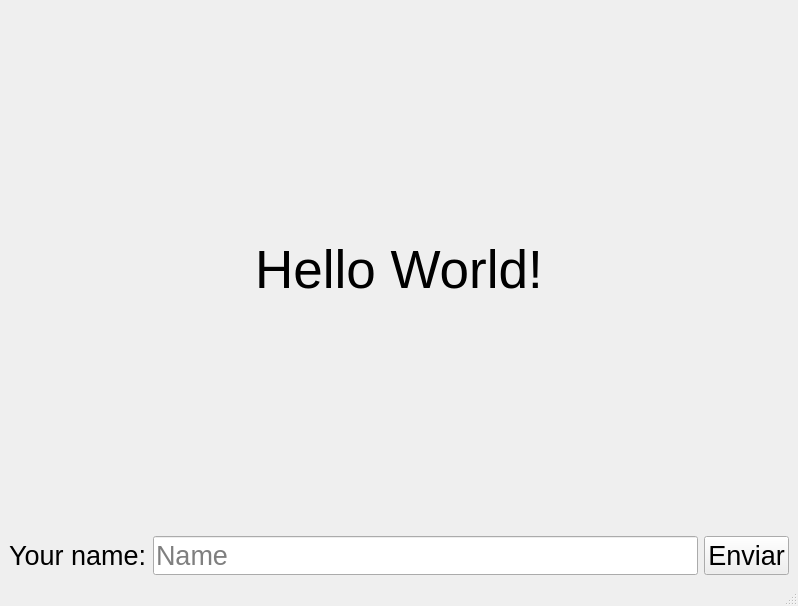
<?xml version="1.0" encoding="UTF-8"?>
<ui version="4.0">
 <class>MainWindow</class>
 <widget class="QMainWindow" name="MainWindow">
  <property name="geometry">
   <rect>
    <x>0</x>
    <y>0</y>
    <width>798</width>
    <height>606</height>
   </rect>
  </property>
  <property name="windowTitle">
   <string>MainWindow</string>
  </property>
  <widget class="QWidget" name="centralwidget">
   <layout class="QHBoxLayout" name="horizontalLayout">
    <item>
     <layout class="QGridLayout" name="gridLayout">
      <item row="0" column="0">
       <widget class="QLabel" name="label1">
        <property name="font">
         <font>
          <pointsize>40</pointsize>
         </font>
        </property>
        <property name="text">
         <string>Hello World!</string>
        </property>
        <property name="alignment">
         <set>Qt::AlignCenter</set>
        </property>
       </widget>
      </item>
      <item row="1" column="0">
       <layout class="QGridLayout" name="gridLayout_2">
        <item row="0" column="0">
         <widget class="QLabel" name="labelName">
          <property name="font">
           <font>
            <pointsize>20</pointsize>
           </font>
          </property>
          <property name="text">
           <string>Your name:</string>
          </property>
         </widget>
        </item>
        <item row="0" column="1">
         <widget class="QLineEdit" name="lineName">
          <property name="font">
           <font>
            <pointsize>20</pointsize>
           </font>
          </property>
          <property name="placeholderText">
           <string>Name</string>
          </property>
         </widget>
        </item>
        <item row="0" column="2">
         <widget class="QPushButton" name="sendButton">
          <property name="font">
           <font>
            <pointsize>20</pointsize>
           </font>
          </property>
          <property name="text">
           <string>Enviar</string>
          </property>
         </widget>
        </item>
       </layout>
      </item>
     </layout>
    </item>
   </layout>
  </widget>
  <widget class="QMenuBar" name="menubar">
   <property name="geometry">
    <rect>
     <x>0</x>
     <y>0</y>
     <width>798</width>
     <height>22</height>
    </rect>
   </property>
  </widget>
  <widget class="QStatusBar" name="statusbar"/>
 </widget>
 <resources/>
 <connections/>
</ui>
